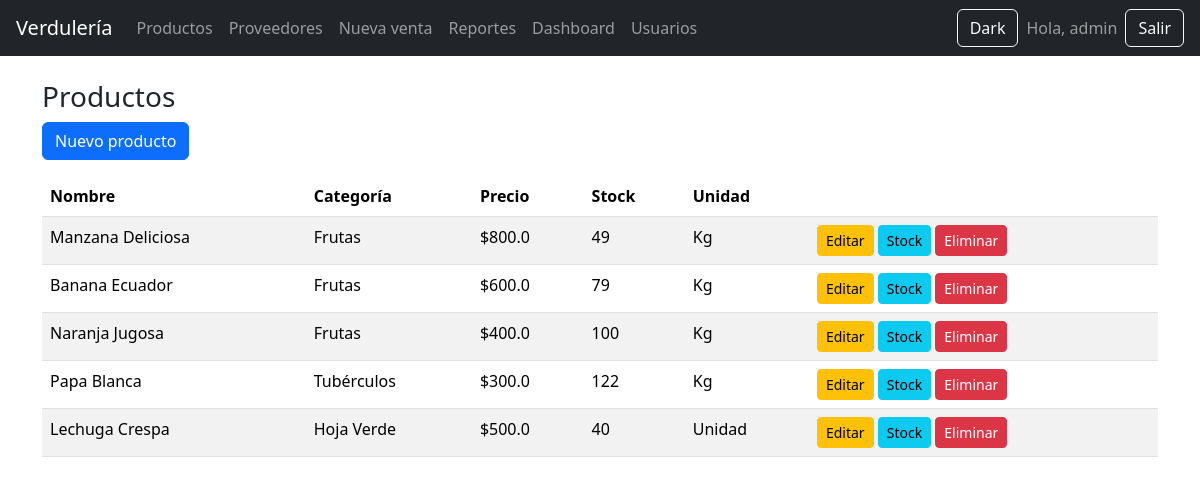
The app's page /productos/ (signed in) with its own data.
### tables this page shows
CREATE TABLE productos (
        id INTEGER PRIMARY KEY AUTOINCREMENT,
        nombre TEXT NOT NULL,
        precio REAL NOT NULL,
        stock INTEGER NOT NULL DEFAULT 0,
        categoria_id INTEGER,
        unidad_id INTEGER,
        FOREIGN KEY (categoria_id) REFERENCES categorias(id),
        FOREIGN KEY (unidad_id) REFERENCES unidades(id)
    );

CREATE TABLE categorias (
        id INTEGER PRIMARY KEY AUTOINCREMENT,
        nombre TEXT NOT NULL UNIQUE
    );

CREATE TABLE unidades (
        id INTEGER PRIMARY KEY AUTOINCREMENT,
        nombre TEXT NOT NULL UNIQUE
    );

### app/routes/productos.py (the view)
@productos_bp.route("/")
@login_required
def lista():
    db = get_db()
    productos = db.execute("""
        SELECT
            p.id,
            p.nombre,
            p.precio,
            p.stock,
            c.nombre AS categoria,
            u.nombre AS unidad
        FROM productos p
        LEFT JOIN categorias c ON p.categoria_id = c.id
        LEFT JOIN unidades u ON p.unidad_id = u.id
    """).fetchall()
    return render_template("productos/lista.html", productos=productos)

### app/__init__.py (called while the page is built)
def create_app():
    app = Flask(__name__)
    app.secret_key = "clave-super-secreta"
    app.register_blueprint(auth_bp)
    app.register_blueprint(productos_bp)
    app.register_blueprint(ventas_bp)
    app.register_blueprint(reportes_bp)
    app.register_blueprint(admin_bp)
    app.register_blueprint(usuarios_bp)
    app.register_blueprint(proveedores_bp)
    @app.route("/")
    def index():
        return render_template("index.html")
    @app.teardown_appcontext
    def teardown_db(exception):
        close_db()
    return app

### db.py (called while the page is built)
def get_db():
    if "db" not in g:
        g.db = sqlite3.connect(DB_NAME)
        g.db.row_factory = sqlite3.Row
    return g.db

### app/templates/productos/lista.html
{% extends "base.html" %}
{% block contenido %}
<h3>Productos</h3>
<a href="/productos/nuevo" class="btn btn-primary mb-3">Nuevo producto</a>
<table class="table table-striped">
<thead>
<tr>
    <th>Nombre</th>
    <th>Categoría</th>
    <th>Precio</th>
    <th>Stock</th>
    <th>Unidad</th>
    <th></th>
</tr>
</thead>
<tbody>
{% for p in productos %}
<tr>
    <td>{{p[1]}}</td>
    <td>{{p[4]}}</td>
    <td>${{p[2]}}</td>
    <td>{{p[3]}}</td>
    <td>{{p[5]}}</td>
    <td>
        <a class="btn btn-sm btn-warning" href="/productos/editar/{{p.id}}">Editar</a>
        <a class="btn btn-sm btn-info" href="/productos/stock/{{p.id}}">Stock</a>
        <a class="btn btn-sm btn-danger" href="/productos/delete/{{p.id}}">Eliminar</a>
    </td>
</tr>
{% endfor %}
</tbody>
</table>
{% endblock %}

### app/templates/base.html (shortened to what this page needs)
<!DOCTYPE html>
<html>
<head>
    <link rel="stylesheet" href="https://cdn.jsdelivr.net/npm/bootstrap@5.3.2/dist/css/bootstrap.min.css">
    <link rel="stylesheet" href="/static/css/custom.css">
</head>
<body>
<nav class="navbar navbar-expand-lg navbar-dark bg-dark px-3">
    <a class="navbar-brand" href="/">Verdulería</a>
    <div class="collapse navbar-collapse">
        <ul class="navbar-nav me-auto">
            <li class="nav-item"><a class="nav-link" href="/productos/">Productos</a></li>
            <li class="nav-item"><a class="nav-link" href="/proveedores/">Proveedores</a></li>
            <li class="nav-item"><a class="nav-link" href="/ventas/nueva">Nueva venta</a></li>
            <li class="nav-item"><a class="nav-link" href="/reportes/">Reportes</a></li>
            <li class="nav-item"><a class="nav-link" href="/reportes/dashboard">Dashboard</a></li>
            {% if session.get('role') == 'admin' %}
            <a class="nav-link" href="{{ url_for('usuarios.index') }}">Usuarios</a>
            {% endif %}
        </ul>
        <button id="darkModeToggle" class="btn btn-outline-light me-2">Dark</button>
        {% if session.get('username') %}
            <span class="navbar-text me-2">Hola, {{session.username}}</span>
            <a href="/auth/logout" class="btn btn-outline-light">Salir</a>
        {% else %}
            <a href="/auth/login" class="btn btn-outline-light">Ingresar</a>
        {% endif %}
    </div>
</nav>
<div class="container mt-4">
    {% block contenido %}{% endblock %}
</div>
</body>
</html>

### records on screen
productos: nombre "Manzana Deliciosa", nombre "Frutas", precio "800.0", stock "49", nombre "Kg"
productos: nombre "Banana Ecuador", nombre "Frutas", precio "600.0", stock "79", nombre "Kg"
productos: nombre "Naranja Jugosa", nombre "Frutas", precio "400.0", stock "100", nombre "Kg"
productos: nombre "Papa Blanca", nombre "Tubérculos", precio "300.0", stock "122", nombre "Kg"
productos: nombre "Lechuga Crespa", nombre "Hoja Verde", precio "500.0", stock "40", nombre "Unidad"

### other values on screen
{{ session.username }} "admin"
